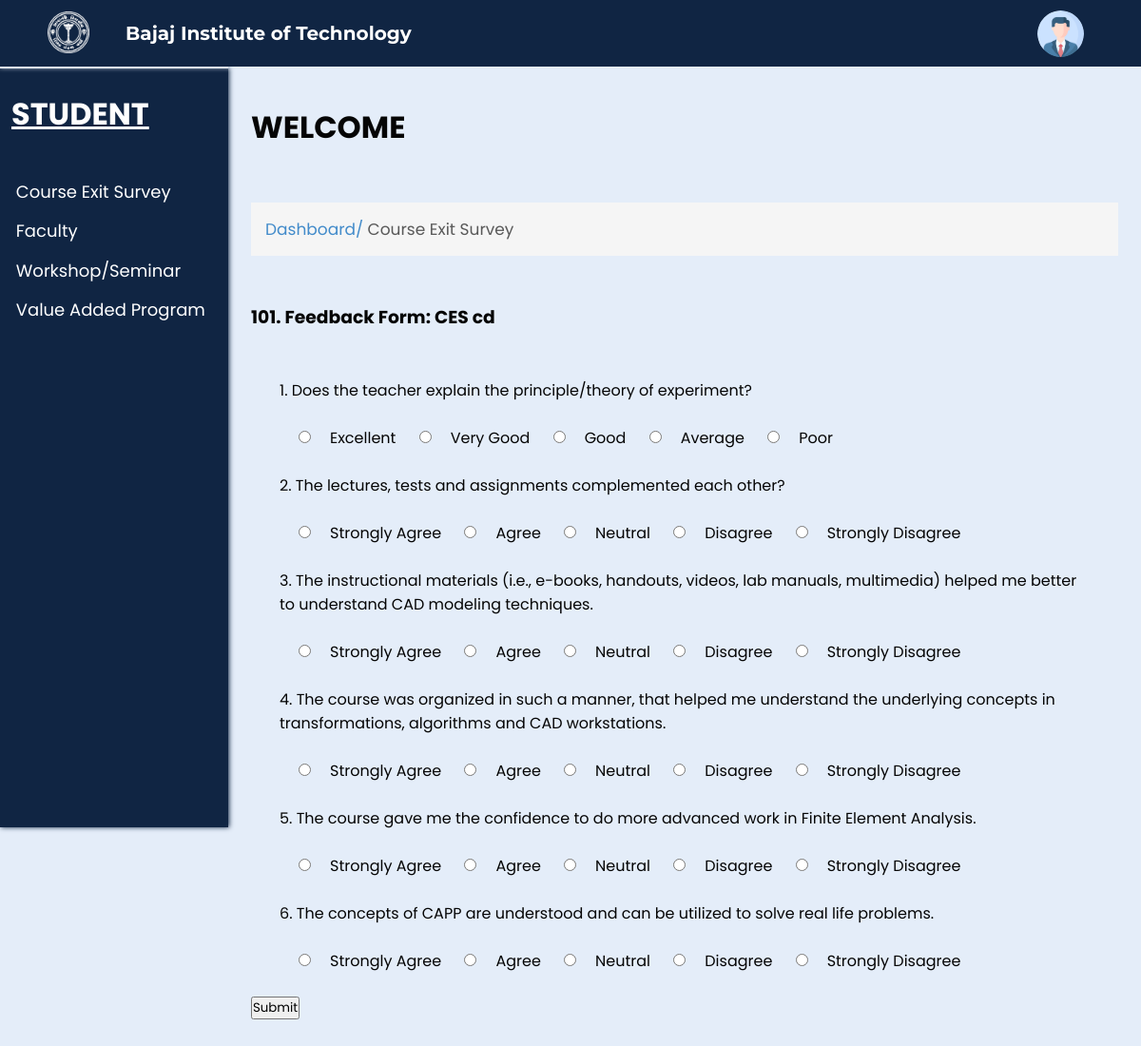
Page /feedback.php?id=101 on the committed database.
### tables this page shows
CREATE TABLE `feedbacks` (
  `feedback_id` int(100) NOT NULL,
  `feedback_type` text NOT NULL,
  `author` text NOT NULL,
  `subject` text NOT NULL,
  `status` text NOT NULL,
  `dept` varchar(10) NOT NULL,
  `year` varchar(3) NOT NULL,
  `sem` varchar(4) NOT NULL,
  `section` varchar(1) NOT NULL
);

CREATE TABLE `feedback` (
  `id` int(10) NOT NULL,
  `feedback_id` int(11) NOT NULL,
  `question_id` int(11) NOT NULL
);

CREATE TABLE `questions` (
  `questionid` int(100) NOT NULL,
  `question` text NOT NULL,
  `questiontype` text NOT NULL,
  `option1` text NOT NULL,
  `mark1` int(10) DEFAULT 10,
  `option2` text NOT NULL,
  `mark2` int(10) NOT NULL DEFAULT 8,
  `option3` text NOT NULL,
  `mark3` int(10) NOT NULL DEFAULT 5,
  `option4` text NOT NULL,
  `mark4` int(10) NOT NULL DEFAULT 3,
  `option5` text NOT NULL,
  `mark5` int(10) NOT NULL DEFAULT 1
);

### feedback.php (the view, shortened to what this page needs)
<?php
include('connect.php');
$id = $_GET['id'];
$sql = "SELECT * FROM feedbacks WHERE feedback_id = '$id'";
$result = mysqli_query($conn, $sql);
$row = mysqli_fetch_assoc($result);
$type = $row['feedback_type'];
$subject = $row['subject'];
$query = "SELECT question_id FROM feedback WHERE feedback_id = '$id'";
$result1 = mysqli_query($conn, $query);
?>
<html lang="en">
<head>
    <link rel="stylesheet" href="css/ces.css?v=<?php echo time(); ?>">
    <link rel="stylesheet" href="css/common.css?v=<?php echo time(); ?>">
</head>
<body>
    <div class="nav">
        <div class="img">
            <img id="img" src="images/bitlogo_transparent.png" alt="BIT Logo">
        </div>
        <h2 id="heading">Bajaj Institute of Technology</h2>
        <div class="links" id="links">
            <div class="account_div">
                <img class="account_img" src="images/user.png" alt="User" width="7%" style="border-radius: 50%;">
            </div>
        </div>
    </div>
    <div class="spaces"></div>
    <div class="full">
        <div class="left">
            <h1>STUDENT</h1>
            <ul>
                <li><a href="CES.php">Course Exit Survey</a></li>
                <li><a href="#">Faculty</a></li>
                <li><a href="#">Workshop/Seminar</a></li>
                <li><a href="#">Value Added Program</a></li>
            </ul>
        </div>
        <div class="right">
            <h1>WELCOME</h1>
            <br>
            <p class="s1">Dashboard/ <span class="head">Course Exit Survey</span></p>
            <br>
            <br>
            <form action="give_feedback.php?id=<?php echo $id;?>" method="POST" class="ces">
                <h3><?php echo $id, ". Feedback Form: ", $type, " ", $subject;?></h3><br /><br />
                <div class="questions">
                <?php
                $i = 0;
                while ($row1 = mysqli_fetch_assoc($result1)) {
                    $question_id = $row1['question_id'];
                    $query2 = "SELECT * FROM questions WHERE questionid = '$question_id'";
                    $result2 = mysqli_query($conn, $query2);
                    $row2 = mysqli_fetch_assoc($result2);
                ?>
                    <?php echo $row2['questionid'] % 10, "."; ?>
                    <?php echo $row2['question']; ?><br><br>
                    <input type="radio" name="<?php echo 'option', $i ?>" value="<?php echo $row2['option1']; ?>"><?php echo $row2['option1']; ?>
                    <input type="radio" name="<?php echo 'option', $i ?>" value="<?php echo $row2['option2']; ?>"><?php echo $row2['option2']; ?>
                    <input type="radio" name="<?php echo 'option', $i ?>" value="<?php echo $row2['option3']; ?>"><?php echo $row2['option3']; ?>
                    <input type="radio" name="<?php echo 'option', $i ?>" value="<?php echo $row2['option4']; ?>"><?php echo $row2['option4']; ?>
                    <input type="radio" name="<?php echo 'option', $i ?>" value="<?php echo $row2['option5']; ?>"><?php echo $row2['option5']; ?>
                    <br><br>
                <?php
                    $i++;
                }
                ?>
                </div>
                <button type="submit" name="submit1">Submit</button>
            </form>
        </div>
    </div>
</body>
</html>

### css/CES.css (style rules this page uses)
.ces { background-color: #E4EDF9; }
.questions { margin: 0 30px; }
.ces input { margin: 0px 20px; }
h1 { top: 0; padding-bottom: 20px; }
.head { color: rgb(89, 89, 89); }

### css/common.css (style rules this page uses)
* { margin: 0; padding: 0; box-sizing: border-box; font-family: 'Poppins', sans-serif; }
body { background-color: #E4EDF9; }
.nav { background-color: #102543; position: fixed; width: 100%; z-index: 100; height: 70px; box-shadow: 0px 1px 5px #E4EDF9; transition: 0.5s; }
.nav .img { transition: 0.5s; margin-left: 2%; padding: 1%; text-align: center; height: 100%; float: left; width: 8%; }
#img { height: 95%; transition: 0.5s; }
.nav .img img { height: 100%; width: auto; }
.links img { width: auto; height: 70%; }
.nav h2 { transition: 0.5s; color: white; display: flex; height: 70px; font-size: 20px; float: left; width: 30%; align-items: center; padding: 1%; font-family: 'Montserrat', sans-serif; }
.nav .links { margin-right: 5%; transition: 0.5s; display: flex; height: 70px; float: left; width: 55%; align-items: center; justify-content: right; gap: 4%; font-family: 'Montserrat', sans-serif; }
.spaces { height: 70px; }
.full { width: 100%; max-width: 100%; min-height: 100%; margin: 0px; }
.left { height: 100vh; width: 20vw; background-color: #102543; color: white; border-top: 2px solid #E4EDF9; box-shadow: 1px 0px 5px #102543; position: fixed; }
.left h1 { margin: 10% 5%; text-decoration: underline; }
.right { width: 100%; padding: 5vh 2vw; padding-left: 22vw; color: rgb(5, 5, 5); }
.left ul { list-style-type: none; margin: 10% 7%; }
.left li { cursor: pointer; font-size: 18px; margin-top: 7%; transition: 0.5s; }
.left li a { text-decoration: none; color: white; }
.right>p { margin-top: 10px; font-size: 17px; padding: 15px; background-color: #F5F5F5; color: #428BCA; }
.account_div { text-align: center; }

### rows in the picture
feedbacks: feedback_type "CES", subject "cd"
feedback: $row2['questionid']%10 "1", question.question "Does the teacher explain the principle/theory of experiment?", question.option1 "Excellent", question.option2 "Very Good", question.option3 "Good", question.option4 "Average", question.option5 "Poor"
feedback: $row2['questionid']%10 "2", question.question "The lectures, tests and assignments complemented each other?", question.option1 "Strongly Agree", question.option2 "Agree", question.option3 "Neutral", question.option4 "Disagree", question.option5 "Strongly Disagree"
feedback: $row2['questionid']%10 "3", question.question "The instructional materials (i.e., e-books, handouts, videos, lab manuals, multimedia) helped me better to understand CAD modeling techniques.", question.option1 "Strongly Agree", question.option2 "Agree", question.option3 "Neutral", question.option4 "Disagree", question.option5 "Strongly Disagree"
feedback: $row2['questionid']%10 "4", question.question "The course was organized in such a manner, that helped me understand the underlying concepts in transformations, algorithms and CAD workstations.", question.option1 "Strongly Agree", question.option2 "Agree", question.option3 "Neutral", question.option4 "Disagree", question.option5 "Strongly Disagree"
feedback: $row2['questionid']%10 "5", question.question "The course gave me the confidence to do more advanced work in Finite Element Analysis.", question.option1 "Strongly Agree", question.option2 "Agree", question.option3 "Neutral", question.option4 "Disagree", question.option5 "Strongly Disagree"
feedback: $row2['questionid']%10 "6", question.question "The concepts of CAPP are understood and can be utilized to solve real life problems.", question.option1 "Strongly Agree", question.option2 "Agree", question.option3 "Neutral", question.option4 "Disagree", question.option5 "Strongly Disagree"

### other values in the picture
$id "101"
